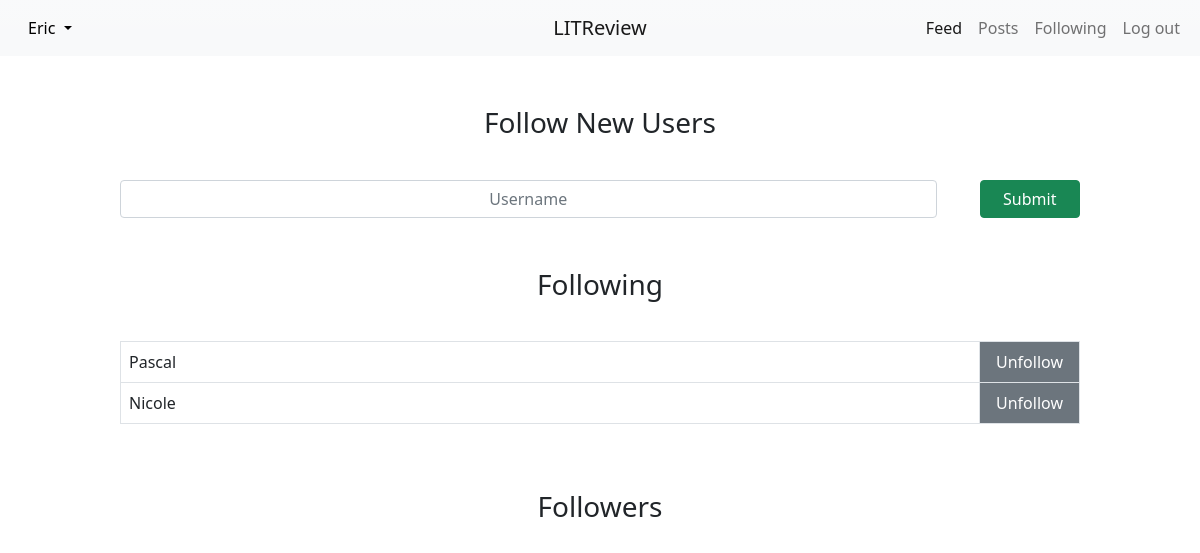
Before: /following (signed in) with the older database file.
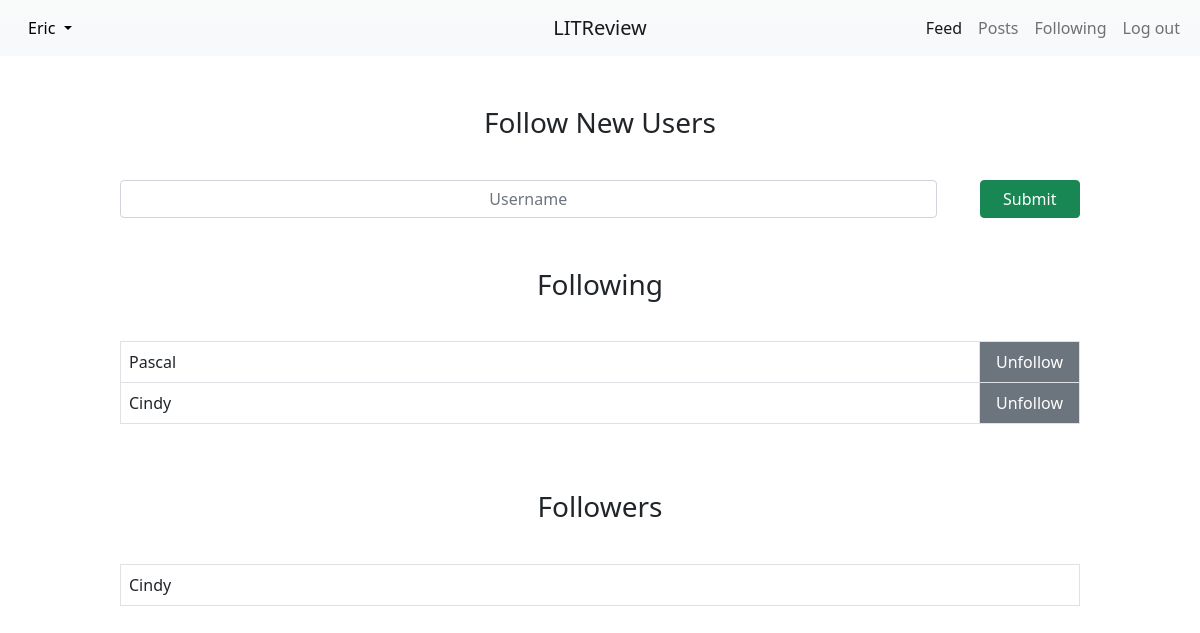
After: the same page with the newer database file.
### register/models.py (models this page shows)
class User(AbstractUser):
    profile_picture = models.ImageField()
    follows = models.ManyToManyField(
        'self',
        through='UserFollows',
        symmetrical=False,
    )
    def __str__(self):
        return self.username

class UserFollows(models.Model):
    user = models.ForeignKey(to=settings.AUTH_USER_MODEL,
                             on_delete=models.CASCADE,
                             related_name='following')
    followed_user = models.ForeignKey(to=settings.AUTH_USER_MODEL,
                                      on_delete=models.CASCADE,
                                      related_name='followed_by')
    class Meta:
        unique_together = ('user', 'followed_user', )

### main/views.py (the view, shortened to what this page needs)
# urls.py: path("following", views.following, name="following"),
@login_required
def following(request):
    form = forms.FollowUserForm()
    current_user = request.user
    follows = current_user.following.all()
    return render(request, "main/following.html",
                  {'form': form, 'follows': follows})

### main/forms.py
class FollowUserForm(forms.Form):
    follow_user = forms.CharField(
        max_length=30,
        label="",
        widget=forms.TextInput(attrs={"placeholder": "Username"})
    )

### main/templates/main/following.html (shortened to what this page needs)
{% extends 'main/base.html' %}
{% load crispy_forms_tags %}
{% block content %}
  <div class="following-content">
    <div class="following">
      <h3>Follow New Users</h3>
      <form method="post">
        {{ form|crispy }}
        <button type="submit" class="btn btn-success">Submit</button>
      </form>
    </div>
    <div class="following">
      <h3>Following</h3>
      <form method="post">
        <table class="table table-bordered">
          {% for obj in follows %}
            <tr>
              <td>{{ obj.followed_user }}</td>
              <td class="table-button"><button name="unfollow" value="{{ obj.followed_user.id }}" class="btn btn-secondary" type=submit>Unfollow</button></td>
            </tr>
          {% endfor %}
        </table>
      </form>
    </div>
    <div class="following">
      <h3>Followers</h3>
      <table class="table table-bordered">
        {% for obj in request.user.followed_by.all %}
          <tr>
            <td>{{ obj.user }}</td>
          </tr>
        {% endfor %}
      </table>
    </div>
  </div>
{% endblock content %}

### main/templates/main/base.html (shortened to what this page needs)
<!DOCTYPE html>
{% load static %}
<html>
  <head>
    <link href="https://cdn.jsdelivr.net/npm/bootstrap@5.1.3/dist/css/bootstrap.min.css"
          rel="stylesheet"
>
    <link rel="stylesheet" href="{% static 'main/styles/styles.css' %}" />
  </head>
  <body>
    {% include "main/partials/navbar.html" %}
    {% block content %}{% endblock content %}
  </body>
</html>

### main/templates/main/partials/navbar.html (shortened to what this page needs)
<div class="mainBar">
  <nav class="navbar navbar-expand-lg navbar-light bg-light bg-gradient">
    <div class="container-fluid">
      <div class="profile-dropdown"
           style="{% if user.is_authenticated %}visibility:visible{% endif %}">
        <ul>
          <li class="nav-item dropdown">
            <a class="nav-link dropdown-toggle" href="#" id="navbarDropdownMenuLink"
               role="button" data-bs-toggle="dropdown" aria-expanded="false">
              {{ request.user }}
            </a>
          </li>
        </ul>
      </div>
      <a class="navbar-brand lit-review-name mx-auto" href="{% url 'home' %}">LITReview</a>
      <div class="collapse navbar-collapse" id="navbarNavDropdown"
           style="{% if user.is_authenticated %}visibility:visible{% endif %}">
        <ul class="navbar-nav">
          <li class="nav-item">
            <a class="nav-link active" aria-current="page" href="{% url 'home' %}">Feed</a>
          </li>
          <li class="nav-item">
            <a class="nav-link" href="#">Posts</a>
          </li>
          <li class="nav-item">
            <a class="nav-link" href="{% url 'following' %}">Following</a>
          </li>
          <li class="nav-item">
            <a class="nav-link" href="{% url 'logout' %}">Log out</a>
          </li>
        </ul>
      </div>
    </div>
  </nav>
</div>

### main/static/main/styles/styles.css (style rules this page uses)
.container-fluid { width: 100vw; }
.container-fluid .profile-dropdown { visibility: hidden; }
.container-fluid .profile-dropdown li { list-style-type: none; }
.container-fluid .profile-dropdown ul { margin: 0; padding: 0; }
.container-fluid .profile-dropdown a { color: black; }
.container-fluid .navbar-collapse { justify-content: flex-end; visibility: hidden; }
.container-fluid .lit-review-name { position: absolute; left: 50%; transform: translateX(-50%); }
.following { display: flex; flex-direction: column; align-items: center; margin: 50px 0; }
.following h3 { margin-bottom: 40px; }
.following form { display: flex; width: 100%; }
.following form div { width: 95%; }
.following form div input { text-align: center; }
.following form button { width: 105px; }
.table { width: 80vw; height: fit-content; }
.table .table-button { width: 100px; padding: 0; }
.table .table-button button { width: 100%; height: 100%; border: none; border-radius: 0; }
body { width: 100vw; display: flex; flex-direction: column; align-items: center; }

Changed rows visible on the page:
removed UserFollows: followed_user "Nicole", shown under "Following"
added UserFollows: followed_user "Cindy", shown under "Following"
added UserFollows: user "Cindy", shown under "Followers"
